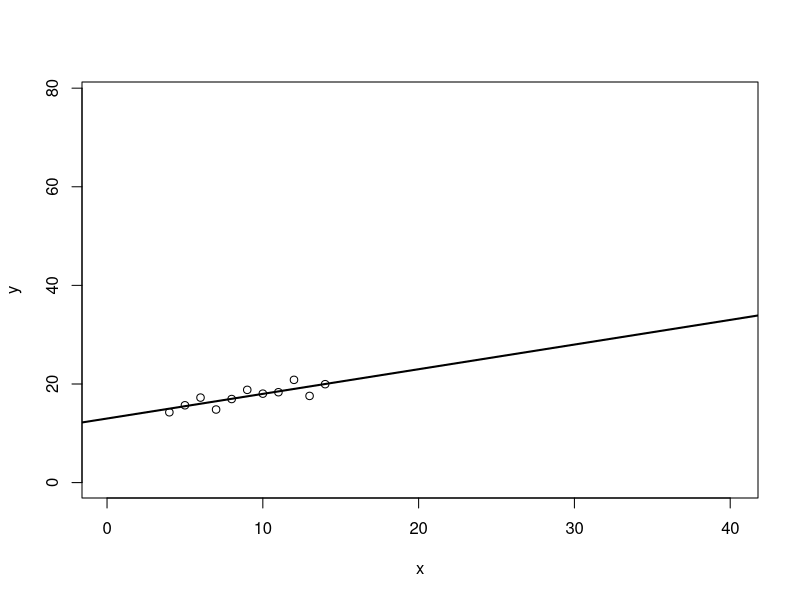
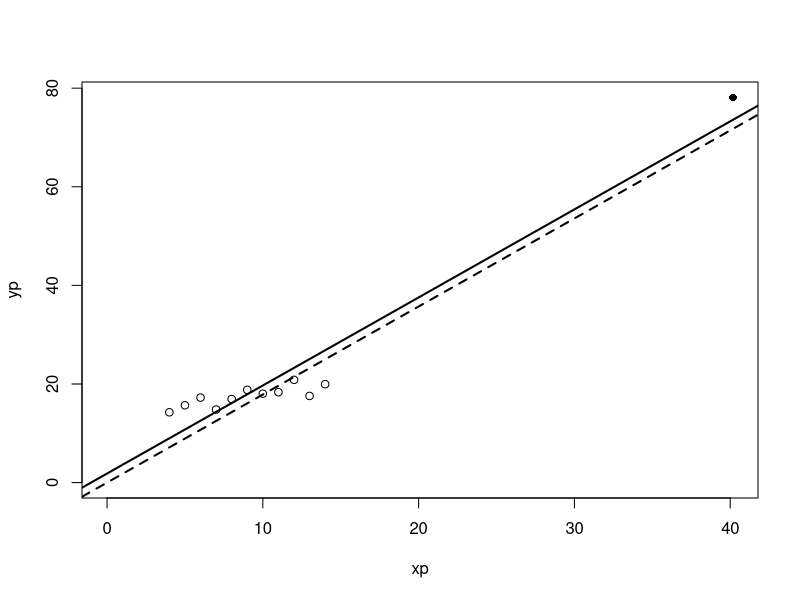

The R source for these figures, in order:
## ---- chunk 1
#| echo: false

data(anscombe)
x <- anscombe$x1
y <- anscombe$y1 + 10
n <- length(x)
m <- n/(sqrt(n + 1) - 1)
xp <- c(x, m * mean(x))
yp <- c(y, m * mean(y))
## ---- chunk 2
#| echo: false
#| fig-cap: "Illustration de l'effet de l'ajout d'un point spécial à un ensemble de données. À gauche, la droite de régression usuelle. À droite, le même ensemble de points avec le point spécial ajouté (cercle plein), la droite de régression avec ce nouveau point (ligne pleine) et la droite de régression passant par l'origine (ligne pointillée). Les deux droites sont parallèles."

plot(y ~ x, xlim = c(0, max(xp)), ylim = c(0, max(yp)))
abline(lm(y ~ x), lwd = 2)
plot(yp ~ xp, xlim = c(0, max(xp)), ylim = c(0, max(yp)),
     pch = c(rep(1, n), 16))
abline(lm(yp ~ xp), lwd = 2)
abline(lm(y ~ -1 + x), lty = 2, lwd = 2)
